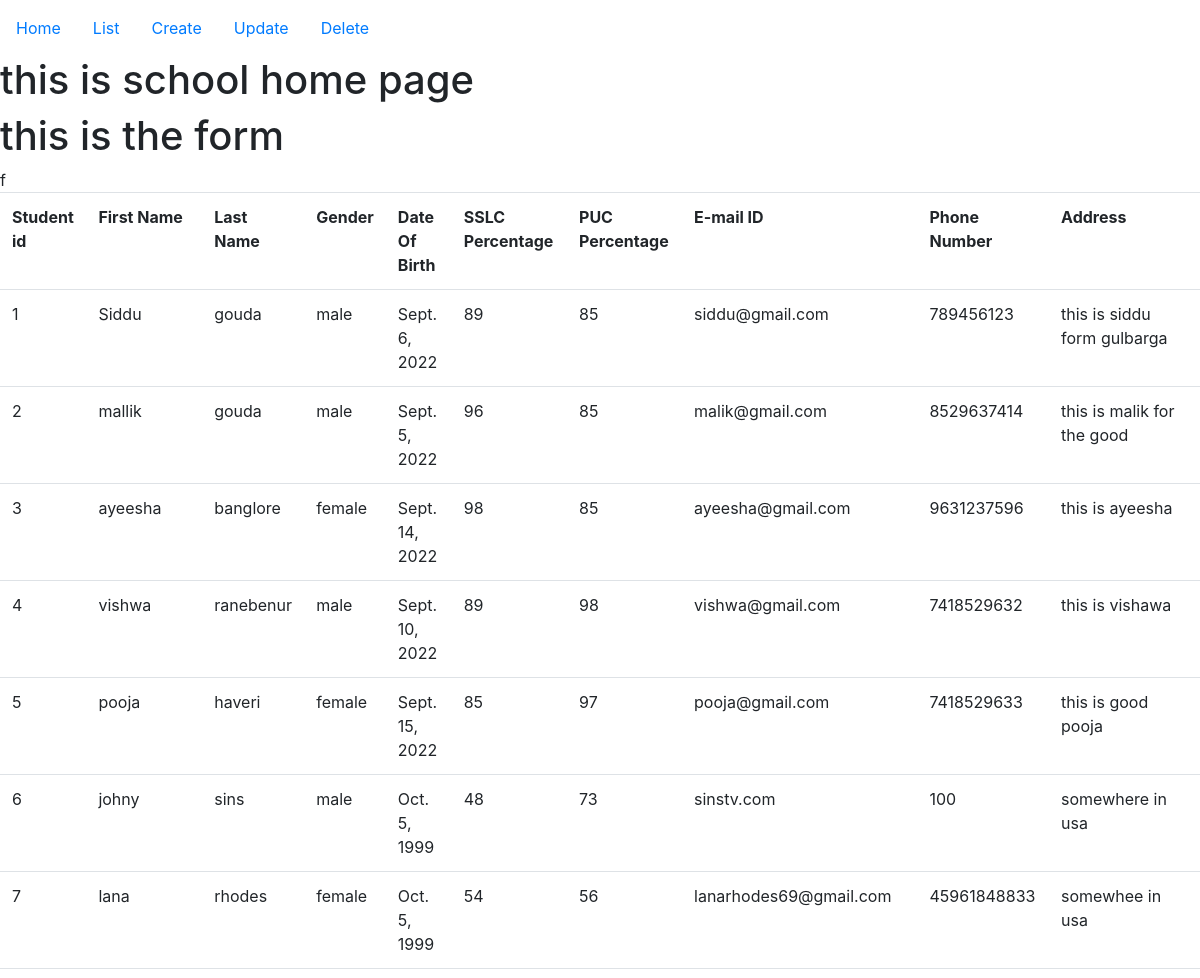
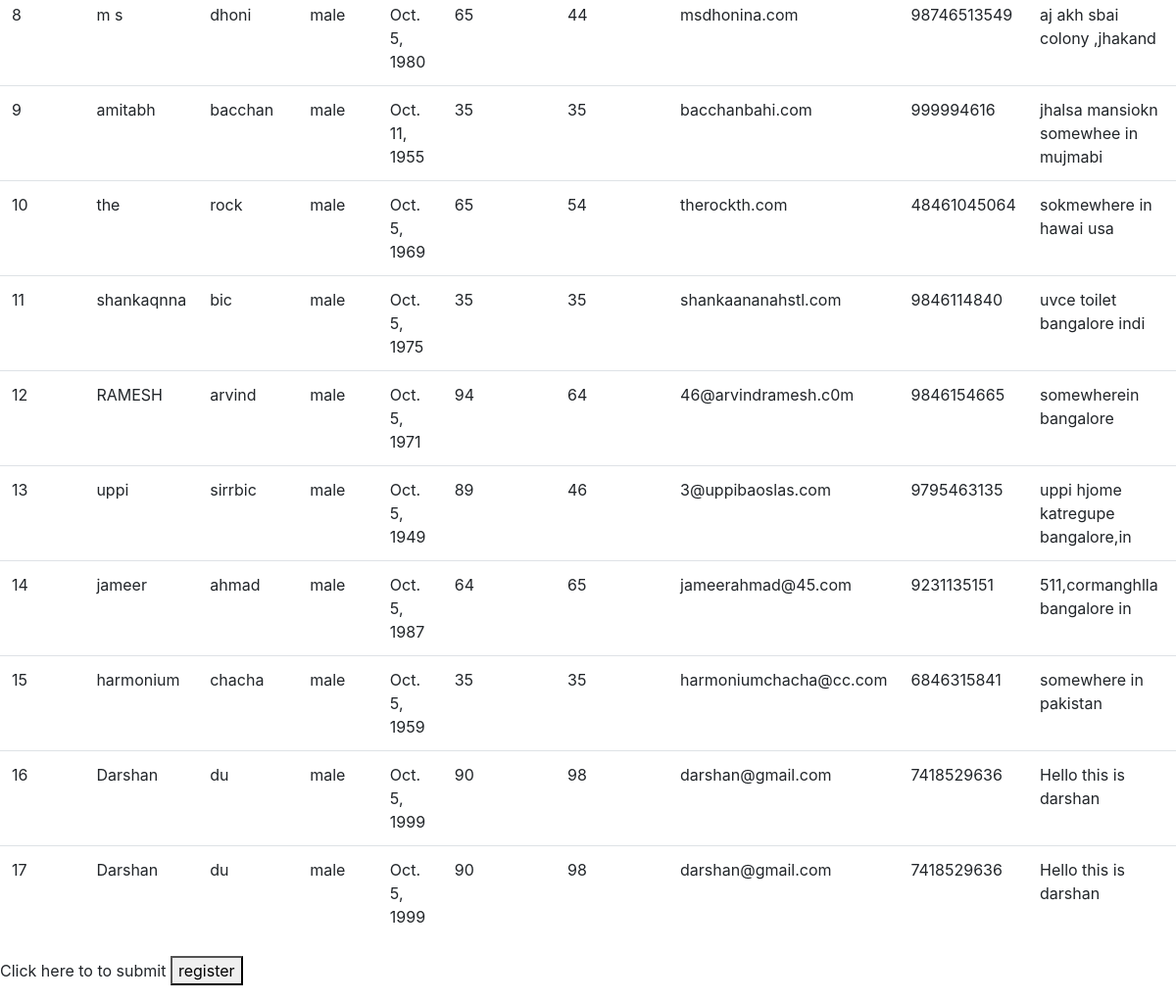
The page /stuapp/slist/ on the database its author committed (2 pictures, top to bottom).
### stuapp/models.py (models this page shows)
class Student(models.Model):
    first_name = models.CharField(max_length=50)
    last_name = models.CharField(max_length=50)
    genders = [['male', 'male'], ['female','female']]
    gender = models.CharField(choices=genders, max_length=10)
    date_of_birth = models.DateField()
    sslc_per = models.IntegerField()
    puc_per = models.IntegerField()
    email_id = models.CharField(max_length=50)
    phone_no = models.BigIntegerField()
    address = models.TextField()

### stuapp/views.py (the view)
# urls.py: path("slist/",views.StuList.as_view(),name="slist"),
class StuList(ListView):
    template_name = "shome.html"
    model = Student
    fields = "__all__"
    context_object_name = "stu_form"

### templates/shome.html (shortened to what this page needs)
<!DOCTYPE html>
<html lang="en">
  <head>
  </head>
  <body>
    {% include 'boot.html' %}
    <h1>this is school home page</h1>
    <form method="POST">
      {% csrf_token %} {% if stu_form %}
      <h1>this is the form</h1>
      <table class="table table">
        <tr>
          <th>Student id</th>
          <th>First Name</th>
          <th>Last Name</th>
          <th>Gender</th>
          <th>Date Of Birth</th>
          <th>SSLC Percentage</th>
          <th>PUC Percentage</th>
          <th>E-mail ID</th>
          <th>Phone Number</th>
          <th>Address</th>
        </tr>
        {% for stu in stu_form %}
        <tr>
          <td>{{stu.id}}</td>
          <td>{{stu.first_name}}</td>
          <td>{{stu.last_name}}</td>
          <td>{{stu.gender}}</td>
          <td>{{stu.date_of_birth}}</td>
          <td>{{stu.sslc_per}}</td>
          <td>{{stu.puc_per}}</td>
          <td>{{stu.email_id}}</td>
          <td>{{stu.phone_no}}</td>
          <td>{{stu.address}}</td>
        </tr>
        {% endfor %}
      </table>
      {% endif %} {% if stu_form %}
      <p>Click here to to submit <button>register</button></p>
      {% endif %}
    </form>
  </body>
</html>

### templates/boot.html (shortened to what this page needs)
<!DOCTYPE html>
<html lang="en">
  <head>
    {% load static %}
    <link rel="stylesheet" href="{% static 'boot/css/bootstrap.css' %}" />
    <link rel="stylesheet" href="{% static 'boot/css/bootstrap.min.css' %}" />
    <link rel="stylesheet" href="{% static 'boot/css/bootstrap-grid.css' %}" />
    <link
      rel="stylesheet"
      href="{% static 'boot/css/bootstrap-grid.min.css' %}"
    />
    <link
      rel="stylesheet"
      href="{% static 'boot/css/bootstrap-reboot.css' %}"
    />
    <link
      rel="stylesheet"
      href="{% static 'boot/css/bootstrap-reboot.min.css' %}"
    />
  </head>
  <body>
    <div class="d-flex justify-content-start ">
      <div  class="p-3" >
        <a href="http://127.0.0.1:8000/stuapp/shome/"> Home </a>
      </div>
      <div  class="p-3" >
        <a href="http://127.0.0.1:8000/stuapp/slist/"> List </a>
      </div>
      <div  class="p-3">
        <a href="http://127.0.0.1:8000/stuapp/screate/"> Create </a>
      </div>
      <div  class="p-3">
        <a href="http://127.0.0.1:8000/stuapp/supdate/"> Update </a>
      </div>
      <div  class="p-3" >
        <a href="http://127.0.0.1:8000/stuapp/sdelete/"> Delete </a>
      </div>
    </div>
  </body>
</html>

### rows shown on the page
Student: id "1", first_name "Siddu", last_name "gouda", gender "male", date_of_birth "Sept. 6, 2022", sslc_per "89", puc_per "85", email_id "siddu@gmail.com", phone_no "789456123", address "this is siddu form gulbarga"
Student: id "2", first_name "mallik", last_name "gouda", gender "male", date_of_birth "Sept. 5, 2022", sslc_per "96", puc_per "85", email_id "malik@gmail.com", phone_no "8529637414", address "this is malik for the good"
Student: id "3", first_name "ayeesha", last_name "banglore", gender "female", date_of_birth "Sept. 14, 2022", sslc_per "98", puc_per "85", email_id "ayeesha@gmail.com", phone_no "9631237596", address "this is ayeesha"
Student: id "4", first_name "vishwa", last_name "ranebenur", gender "male", date_of_birth "Sept. 10, 2022", sslc_per "89", puc_per "98", email_id "vishwa@gmail.com", phone_no "7418529632", address "this is vishawa"
Student: id "5", first_name "pooja", last_name "haveri", gender "female", date_of_birth "Sept. 15, 2022", sslc_per "85", puc_per "97", email_id "pooja@gmail.com", phone_no "7418529633", address "this is good pooja"
Student: id "6", first_name "johny", last_name "sins", gender "male", date_of_birth "Oct. 5, 1999", sslc_per "48", puc_per "73", email_id "sinstv.com", phone_no "100", address "somewhere in usa"
Student: id "7", first_name "lana", last_name "rhodes", gender "female", date_of_birth "Oct. 5, 1999", sslc_per "54", puc_per "56", email_id "lanarhodes69@gmail.com", phone_no "45961848833", address "somewhee in usa"
Student: id "8", first_name "m s", last_name "dhoni", gender "male", date_of_birth "Oct. 5, 1980", sslc_per "65", puc_per "44", email_id "msdhonina.com", phone_no "98746513549", address "aj akh sbai colony ,jhakand"
Student: id "9", first_name "amitabh", last_name "bacchan", gender "male", date_of_birth "Oct. 11, 1955", sslc_per "35", puc_per "35", email_id "bacchanbahi.com", phone_no "999994616", address "jhalsa mansiokn somewhee in mujmabi"
Student: id "10", first_name "the", last_name "rock", gender "male", date_of_birth "Oct. 5, 1969", sslc_per "65", puc_per "54", email_id "therockth.com", phone_no "48461045064", address "sokmewhere in hawai usa"
Student: id "11", first_name "shankaqnna", last_name "bic", gender "male", date_of_birth "Oct. 5, 1975", sslc_per "35", puc_per "35", email_id "shankaananahstl.com", phone_no "9846114840", address "uvce toilet bangalore indi"
Student: id "12", first_name "RAMESH", last_name "arvind", gender "male", date_of_birth "Oct. 5, 1971", sslc_per "94", puc_per "64", email_id "46@arvindramesh.c0m", phone_no "9846154665", address "somewherein bangalore"
Student: id "13", first_name "uppi", last_name "sirrbic", gender "male", date_of_birth "Oct. 5, 1949", sslc_per "89", puc_per "46", email_id "3@uppibaoslas.com", phone_no "9795463135", address "uppi hjome katregupe bangalore,in"
Student: id "14", first_name "jameer", last_name "ahmad", gender "male", date_of_birth "Oct. 5, 1987", sslc_per "64", puc_per "65", email_id "jameerahmad@45.com", phone_no "9231135151", address "511,cormanghlla bangalore in"
Student: id "15", first_name "harmonium", last_name "chacha", gender "male", date_of_birth "Oct. 5, 1959", sslc_per "35", puc_per "35", email_id "harmoniumchacha@cc.com", phone_no "6846315841", address "somewhere in pakistan"
Student: id "16", first_name "Darshan", last_name "du", gender "male", date_of_birth "Oct. 5, 1999", sslc_per "90", puc_per "98", email_id "darshan@gmail.com", phone_no "7418529636", address "Hello this is darshan"
Student: id "17", first_name "Darshan", last_name "du", gender "male", date_of_birth "Oct. 5, 1999", sslc_per "90", puc_per "98", email_id "darshan@gmail.com", phone_no "7418529636", address "Hello this is darshan"
